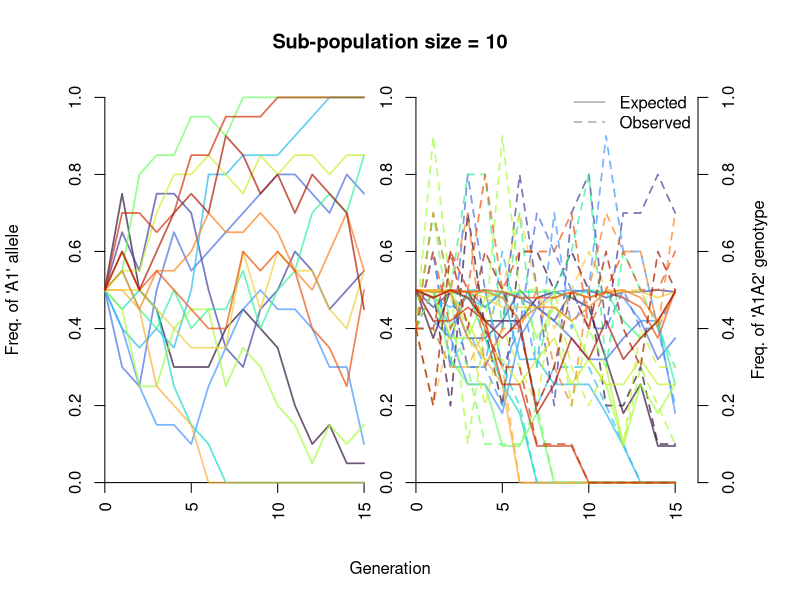
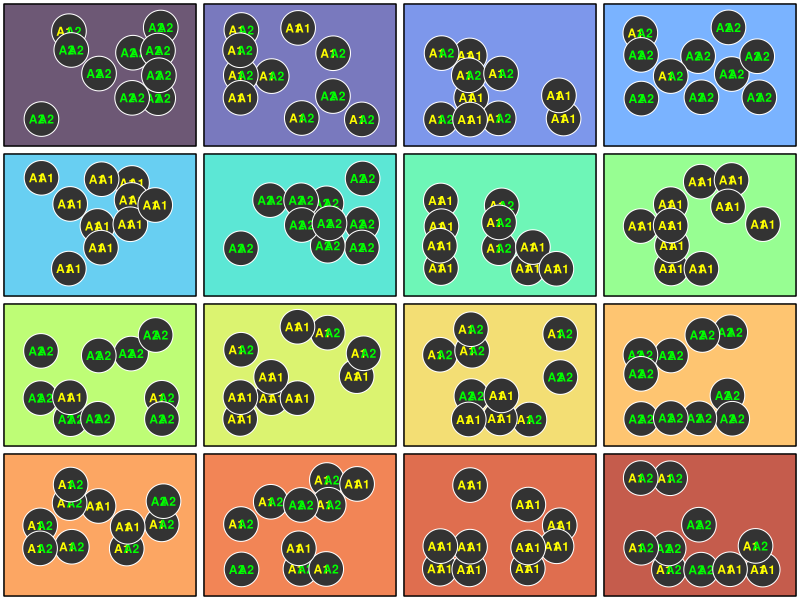

Here is the R script that generated these plots, in order:
# Clear memory, close plotting devices
rm(list = ls())
graphics.off()

# Load packages:
library(viridis)

# choose plotting options

# plot a graphic of the genotypes in each sub-population at the final generation?
plot.genotypes <- TRUE
# slow down genetic drift plotting to see one popn at a time
plot.delay <- 0.2 # change to e.g. 0.2 to slow down

# Set up population parameters

# no of diploid individuals
n <- 10
# number of generations to simulate
n.gen <- 15
# frequency of A1 allele at generation 0
p <- 0.5 
# frequency of A2 allele at generation 0
q <- 1 - p
# number of sub-populations to simulate
n.subpop <- 16
# selection coefficient against A1A1 (selection against A1A2 is s/2)
s <- 0 # try e.g. 0.05 
# additional selection against heterozygotes
s.het <- 0 

# probability of fixation for a new allele
1 / (2 * n)
# probability of fixation for a new nearly neutral allele:
-2 * s / (1 - exp(4 * n * s))

# create a template data frame to store genotypes
pop <- expand.grid(id = 1:n, gen = 0:n.gen, allele1 = NA, allele2 = NA)

# initialise founder population with exact allele frequency
pop[pop$gen == 0, c("allele1", "allele2")] <- 
  sample(c(rep("A1", round(p * n * 2)), rep("A2", round((1 - p) * n * 2))))

# have a look
pop[pop$gen == 0, ]

# simulate evolution forwards in time
start.time <- Sys.time()
simres <-
  lapply(1:n.subpop, function(j) {

    print("Generation 0", quote = FALSE)
    print(pop[pop$gen == 0, c("allele1", "allele2")], row.names = FALSE)
    
    for(generation in 1:n.gen) {
      print(paste("Generation", generation), quote = FALSE, row.names = FALSE)
      # pick mate pairs at random
      n.A1 <- rowSums(pop[pop$gen == (generation - 1), c("allele1", "allele2")] == "A1")
      w <- 1 -  n.A1/2 * s
      w.het <- 1 - (n.A1 == 1) * s.het
      parents <- replicate(n, sample(1:n, 2, replace = FALSE, prob = w * w.het))
      this.gen <-
        sapply(1:n, function(i) {
          allele.tab <- pop[pop$gen == (generation - 1), ][parents[, i], c("allele1", "allele2")]
          apply(allele.tab, 1, sample, 1)
        })
      pop[pop$gen == generation, c("allele1", "allele2")] <- t(this.gen)
      print(pop[pop$gen == generation, c("allele1", "allele2")], row.names = FALSE)
    }
    
    freq <- 
      sapply(0:n.gen, function(generation) {
        mean(unlist(pop[pop$gen == generation, c("allele1", "allele2")]) == "A1")
      })
    
    pop$genotype <- apply(pop[, c("allele1", "allele2")], 1, function(x) paste0(sort(x), collapse = ""))
    pop$genotype <- factor(pop$genotype, c("A1A1", "A1A2", "A2A2"))
    frequencies <- data.frame(gen = 0:n.gen)
    frequencies$A1 <- freq
    frequencies$A2 <- 1 - frequencies$A1
    frequencies$A1A1.exp <- frequencies$A1^2
    frequencies$A1A2.exp <- 2 * frequencies$A1 * frequencies$A2
    frequencies$A2A2.exp <- frequencies$A2^2
    frequencies[, c("A1A1.obs", "A1A2.obs", "A2A2.obs")] <- 
      do.call("rbind", (tapply(pop$genotype, pop$gen, function(x) prop.table(table(x)))))
    
    rowSums(frequencies[, c("A1A1.exp", "A1A2.exp", "A2A2.exp")])
    rowSums(frequencies[, c("A1A1.obs", "A1A2.obs", "A2A2.obs")])
    
    #message_parallel(paste0(100 * (j/n.subpop), "%"))
    
    return(list(pop = pop, frequencies = frequencies))
  })
finish.time <- Sys.time()

par(mar = c(5.1, 4.1, 4.1, 5.1))
gap <- ceiling(n.gen/5)
lwd <- 1.7
plot(x = 0:n.gen, y = 0:n.gen, ylim = 0:1, type = "n", xlab = "Generation", 
     ylab = "Freq. of 'A1' allele",
     xlim = c(0, n.gen * 2 + gap), axes = FALSE)
axis.labels <- pretty(c(0:n.gen))
axis(1, at = axis.labels, las = 3, pos = 0)
axis(1, at = axis.labels + n.gen + gap, labels = axis.labels, las = 3, pos = 0)
axis(2, pos = 0)
axis(2, pos = n.gen + gap)
axis(4)
mtext("Freq. of 'A1A2' genotype", side = 4, line = 2.5)
title(paste("Sub-population size =", n))
legend("topright", c("Expected", "Observed"), lty = 1:2,
       col = grey(0.7), bty = "n", lwd = lwd)

cols <- viridis(n.subpop + 1, alpha = 0.7, option = "turbo")

lapply(1:n.subpop, function(i) {
  x <- simres[[i]]
  Sys.sleep(min(plot.delay, 2/n.subpop))
  lines(x = 0:n.gen, y = x$frequencies$A1, 
        col = cols[i], lwd = lwd)
  lines(x = (0:n.gen) + gap + n.gen, y = x$frequencies$A1A2.exp, 
        col = cols[i], lwd = lwd)
  lines(x = (0:n.gen) + gap + n.gen, y = x$frequencies$A1A2.obs, 
        col = cols[i], lty = 2, lwd = lwd)
})

# final frequencies of A1 allele
final.freq <- sapply(simres, function(x) x$frequencies$A1[x$frequencies$gen == n.gen])
final.freq
finish.time - start.time



if(plot.genotypes) {
  old.par <- 
    par(mfrow = c(ceiling(n.subpop/ceiling(sqrt(n.subpop))), 
                  ceiling(sqrt(n.subpop))), 
        mar = c(0.3, 0.3, 0.3, 0.3))
  final.genotypes.list <- 
    lapply(1:n.subpop, function(i) {
      pop <- simres[[i]]$pop
      out <- pop[pop$gen == n.gen, c("allele1", "allele2")]
      plot(1, type = "n", xlim = 0:1, ylim = 0:1, axes = FALSE)
      rect(par("usr")[1], par("usr")[3],
           par("usr")[2], par("usr")[4],
           col = cols[i])
      
      box()
      gap <- 0.014 + 0.01 * sqrt(n.subpop)
      coords <- 
        expand.grid(x = (1:ceiling(n/2))/(ceiling(n/2)+1), 
                    y = (1:ceiling(n/2))/(ceiling(n/2)+1))
      coords <- coords[sample(nrow(coords), n), ] 
      out <- cbind(out, coords)
      apply(out, 1, function(x) {
        xcoord <- jitter(as.numeric(x[3]), factor = 1.5)
        ycoord <- jitter(as.numeric(x[4]), factor = 2)
        points(xcoord, ycoord, pch = 21, cex = 7, bg = "grey20", col = "white")
        alleles <- sort(unlist(x[1:2]))
        cols <- c(A1 = "yellow", A2 = "green")
        text(x = c(xcoord - gap/2, xcoord + gap/2), y = ycoord, labels = alleles, 
             col = cols[alleles], font = 2, cex = 1.1)
      })
      out
    })
  par(old.par)
  final.genotypes <- do.call("rbind.data.frame", final.genotypes.list)[, c("allele1", "allele2")]
  
  
  # Now we can estimate some population genetic parameters, and use them to answer
  # questions relevant to conservation:
  #  1. Are the sub-populations genetically isolated from each other?
  #  2. If so, 
  #     (a) how long have they been isolated for and 
  #     (b) what is the (effective) size of sub-populations?

  # Frequency of the A1 allele across the whole population
  p.est <- mean(unlist(final.genotypes) == "A1")
  print(paste("The frequency of the A1 allele across all", 
              n.subpop, "sub-populations is", round(p.est, 3)), 
        quote = FALSE)
  
  # Expected heterozygosity in the total population
  He.est <- 2 * p.est * (1 - p.est)
  print(paste("The expected heterozygosity across all", 
              n.subpop, "sub-populations is", round(He.est, 3)), 
        quote = FALSE)
  
  # Observed homozygosity
  n.homozygote <- sum(apply(final.genotypes, 1, function(x) length(unique(x))) == 2)
  Ho.est <- n.homozygote / (n * n.subpop)
  print(paste("The observed heterozygosity across all", 
              n.subpop, "sub-populations is", round(Ho.est, 3)), 
        quote = FALSE)
  
  # Calculate expected heterozygosity within each population
  Hs.est <- 
    mean(sapply(final.genotypes.list, function(fg) {
      p.est <- mean(unlist(fg[, c("allele1", "allele2")]) == "A1")
      2 * p.est * (1 - p.est)
    }))
  
  # Now we can calculate an estimate of Fit, which measures the total 
  # heterozygote deficit, potentially due to population structure and/or inbreeding
  
  # If Ho is less than He, then F should be > 0.
  Fit.est <- 1 - Ho.est / He.est
  print(paste("Estimated Fit:", round(Fit.est, 3)), 
        quote = FALSE)
  
  # Here Fit.est means "an estimate of F". F simply gauges the extent of 
  # homozygote excess (how many more homozygotes are there compared to the HWE expectation?).
  
  # We can also calculate Fst (see chapter 9 of CGP, eqn 9.3)
  Fst.est <-  1 - Hs.est / He.est
  print(paste("Estimated Fst:", round(Fst.est, 3)), 
        quote = FALSE)
  

  # We can also rearrange CGP eqn 9.4 to calculate Fis, the inbreeding coefficient,
  # which gauges the portion of heterozygote deficit (Fit) due to inbreeding rather than
  # population structure
  Fis.est <- (Fit.est - Fst.est) / (1 - Fst.est)
  print(paste("Estimated Fis:", round(Fis.est, 3)), 
        quote = FALSE)
  
  
  
  # To summarise, we break Fit down into Fis, the portion of F due to inbreeding 
  # (between individuals within sub-populations) and Fst, the portion of Fit due to divergence 
  # between sub-populations (population structure).  
  # 
  # Why do we expect isolation between sub-populations to lead to fewer homozygotes 
  # than expected and therefore high Fst? Perhaps this is easier to imagine if we take
  # an extreme case. Make the following changes near the top of the code:
  #   Set plot.genotypes to be TRUE, not FALSE
  #   Change the number generations (n.gen) to 100
  # Now run the code by clicking on "Source".

  # You should now see a diagram of all the sub-populations as different coloured 
  # squares, with individuals as black rectangles, and with each individual showing its
  # genotype. Probably most of the sub-populations will be full of either A1A1 homozygotes, 
  # or A2A2 homozygotes, with very few or no heterozygotes. This is because mating 
  # is not random among the whole population but restricted to within sub-populations
  
  
  # We know this assumption is true only because we have simulated the data. 
  # 
  # What does Fst mean, in practical terms? I.e. what can we learn about 
  # the "real" sub-populations from our Fst estimate?
  # To do that we have to make some assumptions about the population,
  # which taken together will form a model.
  # Let's assume that: 
  #   the sub-populations are diverging independently from a common ancestor with no migration
  #   all the sub-populations are the same constant size
  #   no mutation
  #   no selection
  #   the sub-populations have not reached equilibrium (think about why this assumption is necessary)
  #   random mating
  #   non-overlapping generations
  # If all of the above apply, the following equation holds:
  #
  #   Fst = 1 - (1 - 1/(2*n))^t
  # 
  # where n is the size of the sub-populations and t is the number of generations since divergence.
  #
  # My source for this equation was equations 9.9 of CGP.
  #
  # We know both n and t, so we can use this equation to calculate what Fst should be:

  print("***********************************", quote = FALSE)
  print(paste("Estimated Fst:", round(Fst.est, 3)), quote = FALSE)
  print(paste("'True' Fst:", round(1 - (1 - 1/(2*n))^n.gen, 3)), quote = FALSE)
  print("***********************************", quote = FALSE)
  
  # If this was real data, and we knew the (effective) size of each sub-population,
  # we could solve the above equation for t (time in generations), and estimate
  # the age of the sub-populations in no of generations since divergence:
  t.est <- log(1 - Fst.est) / log((1 - 1/(2*n)))
  print("***********************************", quote = FALSE)
  print(paste("Estimated no of generations since splitting:", 
              round(t.est, 1)), 
        quote = FALSE)
  print(paste("True number of generations:", n.gen), 
        quote = FALSE)
  print("***********************************", quote = FALSE)
  #
  # Alternatively, if we know the number of generations since splitting
  # (which is probably more realistic) we can estimate the effective size
  # of the sub-populations.
  # Solve the above equation for n:
  n.est <- 1/(2*(1 - (1 - Fst.est)^(1/n.gen)))
  print("***********************************", quote = FALSE)
  print(paste("Estimated effective sub-population size (Ne):", 
              round(n.est, 1)), 
        quote = FALSE)
  print(paste("True effective sub-population size (Ne):", n), quote = FALSE)
  print("***********************************", quote = FALSE)
  
}






